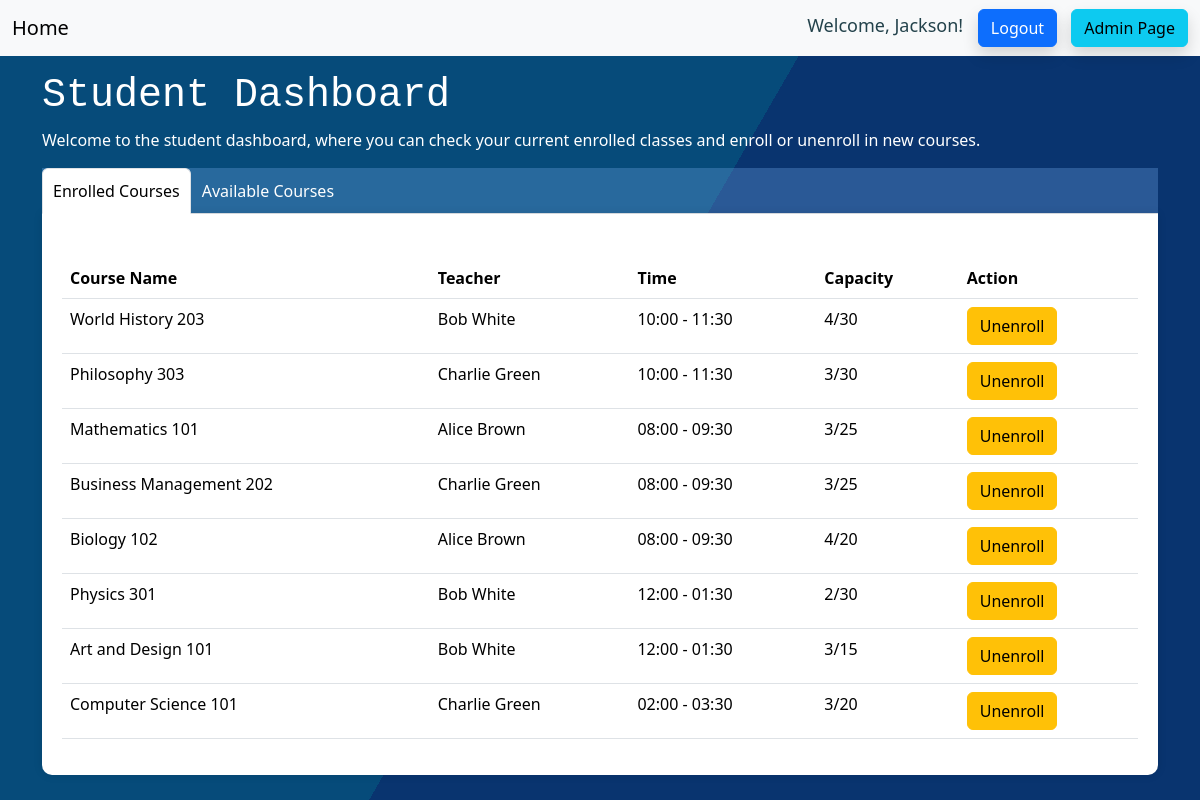
The page /courses (signed in) on the database its author committed.
### app/models.py (models this page shows, shortened)
class User(db.Model, UserMixin): # UserMixin will give us the default implementations of the functions that we need to have in the User class for flask_login to work
    id = db.Column(db.Integer, primary_key=True)
    username = db.Column(db.String(30), unique=True, nullable=False)
    first_name = db.Column(db.String(30), nullable=False)
    last_name = db.Column(db.String(30), nullable=False)
    email = db.Column(db.String(120), unique=True, nullable=False)
    password_hash = db.Column(db.String(60), nullable=False)
    status = db.Column(db.String(30), nullable=False, default='student')
    enrolled_classes = db.relationship('Enrollment', back_populates='student')
    taught_classes = db.relationship('Class', backref='teacher')
    @property # this is a decorator, it will allow us to access the function as an attribute
    def password(self): # this function will return the password
        return self.password

class Class(db.Model): # this line will create the Class model
    id = db.Column(db.Integer, primary_key=True) # this line will create the id column
    name = db.Column(db.String(100), nullable=False) # this line will create the name column
    time = db.Column(db.String(50), nullable=False)
    capacity = db.Column(db.Integer, nullable=False)
    teacher_id = db.Column(db.Integer, db.ForeignKey('user.id'))
    enrollments = db.relationship('Enrollment', back_populates='class_')
    time = db.Column(db.String(50), nullable=False)
    capacity = db.Column(db.Integer, nullable=False)
    teacher_id = db.Column(db.Integer, db.ForeignKey('user.id'))
    enrollments = db.relationship('Enrollment', back_populates='class_')

### app/routes.py (the view)
@app.route('/courses')
@login_required  # Ensure the user is logged in
def show_courses():
    if current_user.status == 'teacher':
        courses = Class.query.filter(Class.teacher_id == current_user.id).all()
        return render_template('teacher.html', courses=courses)
    elif current_user.status == 'student':
        enrolled_courses = Class.query.join(Enrollment, Class.id == Enrollment.class_id)\
                                      .filter(Enrollment.student_id == current_user.id).all()
        all_courses = Class.query.all()
        enrolled_course_ids = [course.id for course in enrolled_courses]
        available_courses = [course for course in all_courses if course.id not in enrolled_course_ids]
        return render_template('student.html', enrolled_courses=enrolled_courses, available_courses=available_courses)
    elif current_user.status == 'admin':
        return render_template('home.html')
    else:
        return redirect(url_for('home'))

### app/models.py (called while the page is built)
@login_manager.user_loader # this is a decorator, it will allow us to access the function as an attribute
def load_user(user_id): # this function will load the user
    return User.query.get(int(user_id)) # this line will return the user

### app/templates/student.html (shortened to what this page needs)
{% extends 'base.html' %} {% block title %} Student Dashboard {% endblock %} {% block content %}
<link rel="stylesheet" href="{{ url_for('static', filename='css/style.css') }}">
<div class="container">
  <div class="row">
    <div class="col-md-12">
      <h1 class="title-text">Student Dashboard</h1>
      <div class="title-text">Welcome to the student dashboard, where you can check your current enrolled classes and enroll or unenroll in new courses.</div>
    </div>
  </div>
  <ul class="nav nav-tabs" id="dashboardTabs" role="tablist">
    <li class="nav-item">
      <a class="nav-link active" id="enrolled-tab" data-toggle="tab" href="#enrolled" role="tab" aria-controls="enrolled" aria-selected="true">Enrolled Courses</a>
    </li>
    <li class="nav-item">
      <a class="nav-link" id="available-tab" data-toggle="tab" href="#available" role="tab" aria-controls="available" aria-selected="false">Available Courses</a>
    </li>
  </ul>
  <div class="tab-content-wrapper">
    <div class="tab-content" id="dashboardTabsContent">
      <div class="tab-pane fade show active" id="enrolled" role="tabpanel" aria-labelledby="enrolled-tab">
        <div class="table-responsive mt-4">
          <table class="table table-hover">
            <thead>
              <tr>
                <th>Course Name</th>
                <th>Teacher</th>
                <th>Time</th>
                <th>Capacity</th>
                <th>Action</th>
              </tr>
            </thead>
            <tbody> {% for course in enrolled_courses %} <tr>
                <td>{{ course.name }}</td>
                <td>{{ course.teacher.first_name }} {{ course.teacher.last_name }}</td>
                <td>{{ course.time }}</td>
                <td>{{ course.enrollments|length }}/{{ course.capacity }}</td>
                <td>
                  <button class="btn btn-warning" onclick="location.href='/unenroll?courseId={{ course.id }}'">Unenroll</button>
                </td>
              </tr> {% endfor %} </tbody>
          </table>
        </div>
      </div>
    </div>
  </div> {% endblock %}

### app/templates/base.html (shortened to what this page needs)
<!DOCTYPE html>
<html lang="en">
  <head>
    <link rel="stylesheet" href="{{ url_for('static', filename='css/style.css') }}">
    <link href="https://cdn.jsdelivr.net/npm/bootstrap@5.3.3/dist/css/bootstrap.min.css" rel="stylesheet">
  </head>
  <body>
    <nav class="navbar bg-body-tertiary">
      <div class="container-fluid">
        <a class="navbar-brand" href="/">Home</a>
        <div> {% if current_user.is_authenticated %} <a>
            <span style="width: 192.75px;color: rgb(35,66,75);font-size: 18px; text-align: center;"> Welcome, {{ current_user.first_name }}! </span>
          </a>
          <a class="btn btn-primary shadow" style="margin-left: 10px;" role="button" href="{{ url_for('logout') }}">Logout</a>
          <a class="btn btn-info shadow" style="margin-left: 10px;" role="button" href="/admin">Admin Page</a> {% else %} <a class="btn btn-primary shadow" style="margin-right: 20px;" role="button" href="{{ url_for('login') }}">Login</a>
          <a class="btn btn-secondary shadow" role="button" href="{{ url_for('signup') }}">Sign up</a> {% endif %}
        </div>
      </div>
    </nav>
    <main> {% block content %} {% endblock %} </main>
  </body>
</html>

### app/static/css/style.css (style rules this page uses)
html { height: 100%; }
.title-text { color: white; }
body { margin: 0; background-image: linear-gradient( -60deg, rgb(9, 52, 111) 50%, rgb(6, 75, 122) 50% ); }
h1 { font-family: monospace; }
.table th, .table td { border: yes; }
.nav-tabs { background-color: rgba( 121, 175, 237, 0.3 ); }
.nav-link { color: rgb(255, 255, 255); border-radius: 10px 10px 0 0; padding: 10px; }
.tab-content-wrapper { background-color: white; border-radius: 0 0 10px 10px; padding: 20px; box-shadow: 0 0 10px rgba(0, 0, 0, 0.1); margin-top: 0px; }

### rows shown on the page
User: first_name "Jackson"
Class: name "World History 203", teacher.first_name "Bob", teacher.last_name "White", time "10:00 - 11:30", enrollments|length "4", capacity "30"
Class: name "Philosophy 303", teacher.first_name "Charlie", teacher.last_name "Green", time "10:00 - 11:30", enrollments|length "3", capacity "30"
Class: name "Mathematics 101", teacher.first_name "Alice", teacher.last_name "Brown", time "08:00 - 09:30", enrollments|length "3", capacity "25"
Class: name "Business Management 202", teacher.first_name "Charlie", teacher.last_name "Green", time "08:00 - 09:30", enrollments|length "3", capacity "25"
Class: name "Biology 102", teacher.first_name "Alice", teacher.last_name "Brown", time "08:00 - 09:30", enrollments|length "4", capacity "20"
Class: name "Physics 301", teacher.first_name "Bob", teacher.last_name "White", time "12:00 - 01:30", enrollments|length "2", capacity "30"
Class: name "Art and Design 101", teacher.first_name "Bob", teacher.last_name "White", time "12:00 - 01:30", enrollments|length "3", capacity "15"
Class: name "Computer Science 101", teacher.first_name "Charlie", teacher.last_name "Green", time "02:00 - 03:30", enrollments|length "3", capacity "20"
